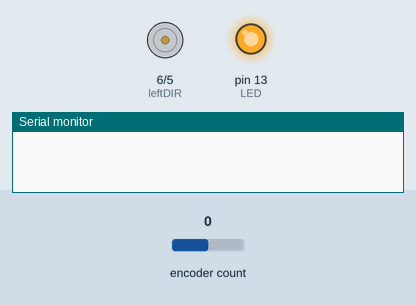
This sketch was run on a simulated Arduino Uno, built with avr-gcc and run on an emulated ATmega328P. Shown: direction and speed pins drawn as motors (green arrow = direction pin HIGH = forward, orange = LOW = backward, longer = more drive), output pins drawn as LEDs (lit = HIGH), the last lines printed to the serial monitor. The test bench sets the inputs (shaded band); at power-on: encoder count 0.

Above: at 2.5 s.
At 10.83 s:
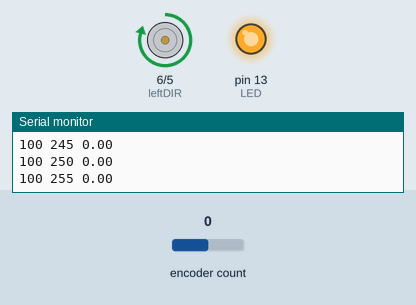
At 19.16 s:
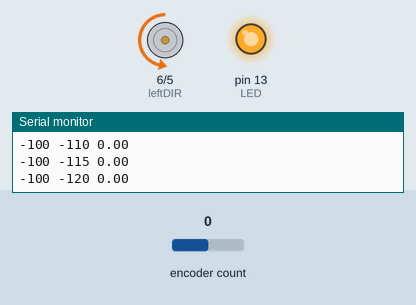
At 35.82 s:
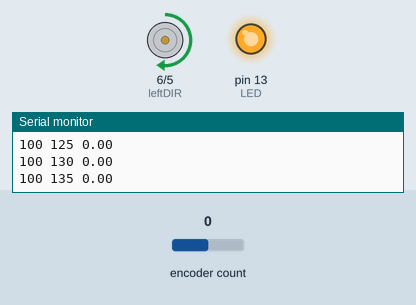
Timing chart, 0 to 36.1 s (numbered marks = the images above):
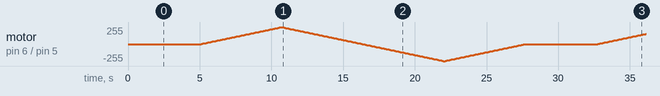

The sketch:

uno_print_velocity.ino
```cpp
// ramp up the motor speed while printing the velocity
#include <Encoder.h>

int LED = 13; // there's always an LED on pin 13

int leftPWM = 5;
int leftDIR = 6;

int leftEncoderA = 2;
int leftEncoderB = 3;
// swap A and B if turning the motor forwards gives a negative position
Encoder encoderLeft(leftEncoderB, leftEncoderA);
long encoderCountLeft  = 0;

void setup() {

  pinMode(LED, OUTPUT);
  digitalWrite(LED, HIGH); // turn on the LED so we know the teensy is on

  Serial.begin(9600);

  pinMode(leftPWM, OUTPUT);
  pinMode(leftDIR, OUTPUT);
  analogWrite(leftPWM, 0);
  digitalWrite(leftDIR, LOW);
}

void loop() {
  int i = 0;
  int j = 0;
  float leftAngle1 = 0, leftAngle2 = 0, leftVelocity;
  delay(5000);

  // ramp up the velocity
  for (i = 0; i < 255; i=i+5) {
    analogWrite(leftPWM, i);
    digitalWrite(leftDIR, HIGH);
    // calculate the velocity and print
    for (j = 0; j < 1; j++) {
      encoderCountLeft = encoderLeft.read();
      leftAngle1 = encoderCountLeft * 360.0 / 1632.0;
      delay(100);
      encoderCountLeft = encoderLeft.read();
      leftAngle2 = encoderCountLeft * 360.0 / 1632.0;
      leftVelocity = (leftAngle2 - leftAngle1) / 0.1;
      Serial.print(100);
      Serial.print(" ");
      Serial.print(i);
      Serial.print(" ");
      Serial.println(leftVelocity);
      delay(10);
    }
  }
  // ramp down the velocity
  for (i = 255; i > 0; i=i-5) {
    analogWrite(leftPWM, i);
    digitalWrite(leftDIR, HIGH);
    for (j = 0; j < 1; j++) {
      encoderCountLeft = encoderLeft.read();
      leftAngle1 = encoderCountLeft * 360.0 / 1632.0;
      delay(100);
      encoderCountLeft = encoderLeft.read();
      leftAngle2 = encoderCountLeft * 360.0 / 1632.0;
      leftVelocity = (leftAngle2 - leftAngle1) / 0.1;
      Serial.print(100);
      Serial.print(" ");
      Serial.print(i);
      Serial.print(" ");
      Serial.println(leftVelocity);
      delay(10);
    }
  }


  for (i = 0; i < 255; i=i+5) {
    analogWrite(leftPWM, i);
    digitalWrite(leftDIR, LOW);
    for (j = 0; j < 1; j++) {
      encoderCountLeft = encoderLeft.read();
      leftAngle1 = encoderCountLeft * 360.0 / 1632.0;
      delay(100);
      encoderCountLeft = encoderLeft.read();
      leftAngle2 = encoderCountLeft * 360.0 / 1632.0;
      leftVelocity = (leftAngle2 - leftAngle1) / 0.1;
      Serial.print(-100);
      Serial.print(" ");
      Serial.print(-i);
      Serial.print(" ");
      Serial.println(leftVelocity);
      delay(10);
    }
  }

  for (i = 255; i > 0; i=i-5) {
    analogWrite(leftPWM, i);
    digitalWrite(leftDIR, LOW);
    for (j = 0; j < 1; j++) {
      encoderCountLeft = encoderLeft.read();
      leftAngle1 = encoderCountLeft * 360.0 / 1632.0;
      delay(100);
      encoderCountLeft = encoderLeft.read();
      leftAngle2 = encoderCountLeft * 360.0 / 1632.0;
      leftVelocity = (leftAngle2 - leftAngle1) / 0.1;
      Serial.print(-100);
      Serial.print(" ");
      Serial.print(-i);
      Serial.print(" ");
      Serial.println(leftVelocity);
      delay(10);
    }
  }

}
```
